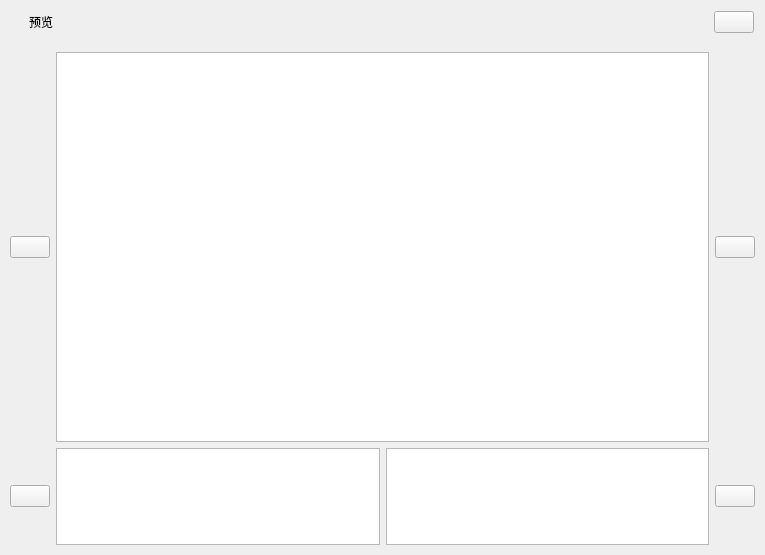
<?xml version="1.0" encoding="UTF-8"?>
<ui version="4.0">
 <class>PicturesViewer</class>
 <widget class="QWidget" name="PicturesViewer">
  <property name="geometry">
   <rect>
    <x>0</x>
    <y>0</y>
    <width>765</width>
    <height>555</height>
   </rect>
  </property>
  <property name="windowTitle">
   <string>PicturesViewer</string>
  </property>
  <layout class="QVBoxLayout" name="verticalLayout_2">
   <property name="leftMargin">
    <number>0</number>
   </property>
   <property name="topMargin">
    <number>0</number>
   </property>
   <property name="rightMargin">
    <number>0</number>
   </property>
   <property name="bottomMargin">
    <number>0</number>
   </property>
   <item>
    <widget class="QWidget" name="widgetMain" native="true">
     <layout class="QVBoxLayout" name="verticalLayout" stretch="1,9">
      <property name="spacing">
       <number>0</number>
      </property>
      <property name="leftMargin">
       <number>1</number>
      </property>
      <property name="topMargin">
       <number>1</number>
      </property>
      <property name="rightMargin">
       <number>1</number>
      </property>
      <property name="bottomMargin">
       <number>1</number>
      </property>
      <item>
       <widget class="QWidget" name="widgetTitle" native="true">
        <property name="minimumSize">
         <size>
          <width>0</width>
          <height>42</height>
         </size>
        </property>
        <property name="maximumSize">
         <size>
          <width>16777215</width>
          <height>42</height>
         </size>
        </property>
        <layout class="QHBoxLayout" name="horizontalLayout">
         <property name="spacing">
          <number>6</number>
         </property>
         <property name="leftMargin">
          <number>10</number>
         </property>
         <property name="topMargin">
          <number>10</number>
         </property>
         <property name="rightMargin">
          <number>10</number>
         </property>
         <property name="bottomMargin">
          <number>10</number>
         </property>
         <item>
          <widget class="QLabel" name="label_logo">
           <property name="sizePolicy">
            <sizepolicy hsizetype="Preferred" vsizetype="Fixed">
             <horstretch>0</horstretch>
             <verstretch>0</verstretch>
            </sizepolicy>
           </property>
           <property name="text">
            <string/>
           </property>
           <property name="pixmap">
            <pixmap>:/images/renderbus_logo.png</pixmap>
           </property>
           <property name="scaledContents">
            <bool>true</bool>
           </property>
           <property name="indent">
            <number>-1</number>
           </property>
          </widget>
         </item>
         <item>
          <widget class="QLabel" name="label_2">
           <property name="text">
            <string>预览</string>
           </property>
           <property name="indent">
            <number>5</number>
           </property>
          </widget>
         </item>
         <item>
          <spacer name="horizontalSpacer">
           <property name="orientation">
            <enum>Qt::Horizontal</enum>
           </property>
           <property name="sizeHint" stdset="0">
            <size>
             <width>40</width>
             <height>14</height>
            </size>
           </property>
          </spacer>
         </item>
         <item>
          <widget class="QPushButton" name="btnClose">
           <property name="focusPolicy">
            <enum>Qt::NoFocus</enum>
           </property>
           <property name="toolTip">
            <string>关闭</string>
           </property>
           <property name="text">
            <string/>
           </property>
          </widget>
         </item>
        </layout>
       </widget>
      </item>
      <item>
       <widget class="QWidget" name="widgetBody" native="true">
        <layout class="QVBoxLayout" name="widgetBody1">
         <property name="leftMargin">
          <number>9</number>
         </property>
         <property name="topMargin">
          <number>9</number>
         </property>
         <property name="rightMargin">
          <number>9</number>
         </property>
         <property name="bottomMargin">
          <number>9</number>
         </property>
         <item>
          <widget class="QStackedWidget" name="stackedWidget">
           <property name="currentIndex">
            <number>0</number>
           </property>
           <widget class="QWidget" name="pageShow">
            <layout class="QVBoxLayout" name="verticalLayout_3" stretch="8,2">
             <property name="leftMargin">
              <number>0</number>
             </property>
             <property name="topMargin">
              <number>0</number>
             </property>
             <property name="rightMargin">
              <number>0</number>
             </property>
             <property name="bottomMargin">
              <number>0</number>
             </property>
             <item>
              <widget class="QWidget" name="widgetShow" native="true">
               <layout class="QHBoxLayout" name="horizontalLayout_2">
                <property name="leftMargin">
                 <number>0</number>
                </property>
                <property name="topMargin">
                 <number>0</number>
                </property>
                <property name="rightMargin">
                 <number>0</number>
                </property>
                <property name="bottomMargin">
                 <number>0</number>
                </property>
                <item>
                 <widget class="QPushButton" name="btnPreviousShow">
                  <property name="text">
                   <string/>
                  </property>
                 </widget>
                </item>
                <item>
                 <widget class="QGraphicsView" name="graphicsViewShow"/>
                </item>
                <item>
                 <widget class="QPushButton" name="btnNextShow">
                  <property name="text">
                   <string/>
                  </property>
                 </widget>
                </item>
               </layout>
              </widget>
             </item>
             <item>
              <widget class="QWidget" name="widgetList" native="true">
               <layout class="QHBoxLayout" name="horizontalLayout_3">
                <property name="leftMargin">
                 <number>0</number>
                </property>
                <property name="topMargin">
                 <number>0</number>
                </property>
                <property name="rightMargin">
                 <number>0</number>
                </property>
                <property name="bottomMargin">
                 <number>0</number>
                </property>
                <item>
                 <widget class="QPushButton" name="btnPreviousList">
                  <property name="text">
                   <string/>
                  </property>
                 </widget>
                </item>
                <item>
                 <widget class="QGraphicsView" name="graphicsViewList"/>
                </item>
                <item>
                 <widget class="QListWidget" name="listWidget">
                  <property name="sizeAdjustPolicy">
                   <enum>QAbstractScrollArea::AdjustToContents</enum>
                  </property>
                  <property name="textElideMode">
                   <enum>Qt::ElideMiddle</enum>
                  </property>
                  <property name="movement">
                   <enum>QListView::Static</enum>
                  </property>
                  <property name="flow">
                   <enum>QListView::LeftToRight</enum>
                  </property>
                  <property name="resizeMode">
                   <enum>QListView::Adjust</enum>
                  </property>
                  <property name="layoutMode">
                   <enum>QListView::Batched</enum>
                  </property>
                  <property name="spacing">
                   <number>5</number>
                  </property>
                  <property name="viewMode">
                   <enum>QListView::ListMode</enum>
                  </property>
                 </widget>
                </item>
                <item>
                 <widget class="QPushButton" name="btnNextList">
                  <property name="text">
                   <string/>
                  </property>
                 </widget>
                </item>
               </layout>
              </widget>
             </item>
            </layout>
           </widget>
          </widget>
         </item>
        </layout>
       </widget>
      </item>
     </layout>
    </widget>
   </item>
  </layout>
 </widget>
 <layoutdefault spacing="6" margin="11"/>
 <resources/>
 <connections>
  <connection>
   <sender>btnClose</sender>
   <signal>clicked()</signal>
   <receiver>PicturesViewer</receiver>
   <slot>close()</slot>
   <hints>
    <hint type="sourcelabel">
     <x>731</x>
     <y>26</y>
    </hint>
    <hint type="destinationlabel">
     <x>379</x>
     <y>262</y>
    </hint>
   </hints>
  </connection>
 </connections>
</ui>
